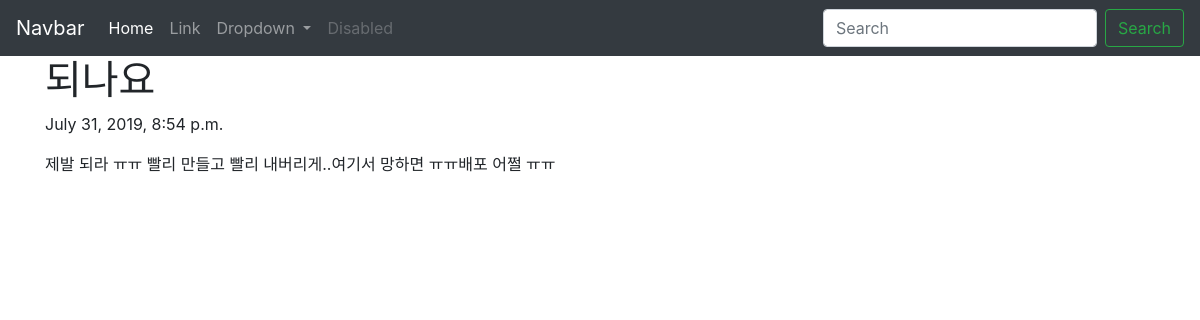
The app's page /blog/4 with its own data.
### hblog/models.py (models this page shows, shortened)
class Hblog(models.Model):
    title=models.CharField(max_length=200)
    date=models.DateTimeField('date published')
    body=models.TextField()

### hblog/views.py (the view)
# urls.py: path('blog/<int:blog_id>',hblog.views.detail, name="detail"),
def detail(request, blog_id):
    details = get_object_or_404(Hblog,pk=blog_id)
    return render(request, 'detail.html', {'details':details})

### hblog/templates/detail.html (shortened to what this page needs)
<html>
    <head>
        <link rel="stylesheet" href="https://stackpath.bootstrapcdn.com/bootstrap/4.3.1/css/bootstrap.min.css">
    </head>
    <body>
            <nav class="navbar navbar-expand-lg navbar-dark bg-dark">
                    <a class="navbar-brand" href="#">Navbar</a>
                    <div class="collapse navbar-collapse" id="navbarSupportedContent">
                      <ul class="navbar-nav mr-auto">
                        <li class="nav-item active">
                          <a class="nav-link" href="#">Home <span class="sr-only">(current)</span></a>
                        </li>
                        <li class="nav-item">
                          <a class="nav-link" href="#">Link</a>
                        </li>
                        <li class="nav-item dropdown">
                          <a class="nav-link dropdown-toggle" href="#" id="navbarDropdown" role="button" data-toggle="dropdown" aria-haspopup="true" aria-expanded="false">
                            Dropdown
                          </a>
                        </li>
                        <li class="nav-item">
                          <a class="nav-link disabled" href="#" tabindex="-1" aria-disabled="true">Disabled</a>
                        </li>
                      </ul>
                      <form class="form-inline my-2 my-lg-0">
                        <input class="form-control mr-sm-2" type="search" placeholder="Search" aria-label="Search">
                        <button class="btn btn-outline-success my-2 my-sm-0" type="submit">Search</button>
                      </form>
                    </div>
                  </nav>
                  <div class="container">
                        <h1>{{details.title}}</h1>
                        <p>{{details.date}}</p>
                        <p>{{details.body}}</p>
                      </div>
    </body>
</html>

### records on screen
Hblog: title "되나요", date "July 31, 2019, 8:54 p.m.", body "제발 되라 ㅠㅠ 빨리 만들고 빨리 내버리게..여기서 망하면 ㅠㅠ배포 어쩔 ㅠㅠ"
